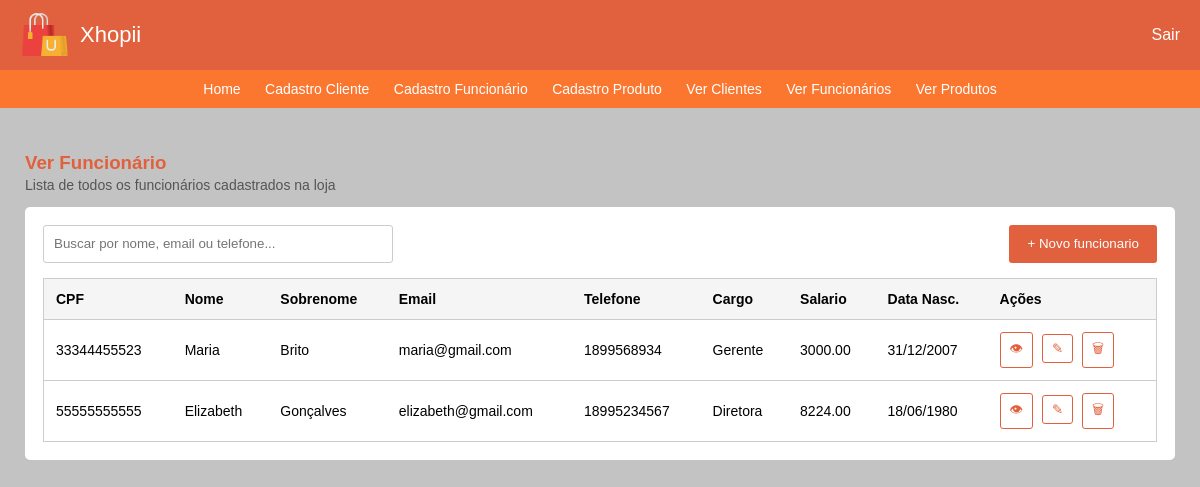
The app's page /view/ver_funcionarios.php with its own data.
### tables this page shows
CREATE TABLE `funcionario` (
  `cpf` varchar(15) NOT NULL,
  `nome` varchar(60) NOT NULL,
  `sobrenome` varchar(60) NOT NULL,
  `dataNasc` date NOT NULL,
  `telefone` varchar(15) NOT NULL,
  `cargo` varchar(50) NOT NULL,
  `salario` decimal(10,2) NOT NULL,
  `email` varchar(50) NOT NULL,
  `senha` varchar(20) NOT NULL,
  `foto_perfil` longblob DEFAULT NULL
);

### model/BancoDeDados.php (called while the page is built, shortened)
<?php
class BancoDeDados{
    private $host;
    private $login;
    private $senha;
    private $dataBase;
    public function __construct($Host, $Login, $Senha, $DataBase){
        $this->host = $Host;
        $this->login = $Login;
        $this->senha = $Senha;
        $this->dataBase = $DataBase;
    }
    public function conectarBD(){
        $conexao = mysqli_connect($this->host,$this->login,$this->senha,$this->dataBase);
        return($conexao);
    }
public function retornarFuncionarios(){
    $conexao = $this->conectarBD();
    $consulta = "SELECT * FROM funcionario";
    $listaFuncionario = mysqli_query($conexao,$consulta);
    return $listaFuncionario;
}
}
?>

### view/ver_funcionarios.php (the view, shortened to what this page needs)
<?php
require_once("../model/BancoDeDados.php");
$banco = new BancoDeDados("localhost", "root", "", "xhoppi");
$funcionarios = $banco->retornarFuncionarios();
?>
<!DOCTYPE html>
<html lang="pt-BR">
<head>
    <link rel="stylesheet" href="../CSS/ver_cliente.css">
    <link rel="stylesheet" href="../CSS/rodape.css">
</head>
<body>
<header>
    <section class="cabecalho-logo">
        <img src="../img/logo.png">
        <p>Xhopii</p>
    </section>
    <a href="logout.php" id="sair">Sair</a>
</header>
<nav>
    <a href="home-page.php">Home</a>
    <a href="cadastro_cliente.php">Cadastro Cliente</a>
    <a href="cadastro_funcionario.php">Cadastro Funcionário</a>
    <a href="cadastro_produto.php">Cadastro Produto</a>
    <a href="ver_cliente.php">Ver Clientes</a>
    <a href="#">Ver Funcionários</a>
    <a href="produtos.php">Ver Produtos</a>
</nav>
<section class="area-clientes">
    <section class="titulo-clientes">
        <h1>Ver Funcionário</h1>
        <p>Lista de todos os funcionários cadastrados na loja</p>
    </section>
    <section class="card-clientes">
        <section class="filtros-clientes">
            <input type="text" placeholder="Buscar por nome, email ou telefone...">
            <a href="cadastro_funcionario.php">
                <button>+ Novo funcionario</button>
            </a>
        </section>
        <table>
            <thead>
                <tr>
                    <th>CPF</th>
                    <th>Nome</th>
                    <th>Sobrenome</th>
                    <th>Email</th>
                    <th>Telefone</th>
                    <th>Cargo</th>
                    <th>Salario</th>
                    <th>Data Nasc.</th>
                    <th>Ações</th>
                </tr>
            </thead>
            <tbody>
                <?php while($funcionario = mysqli_fetch_assoc($funcionarios)){ ?>
                    <tr>
                        <td><?php echo $funcionario['cpf']; ?></td>
                        <td><?php echo $funcionario['nome']; ?></td>
                        <td><?php echo $funcionario['sobrenome']; ?></td>
                        <td><?php echo $funcionario['email']; ?></td>
                        <td><?php echo $funcionario['telefone']; ?></td>
                        <td><?php echo $funcionario['cargo']; ?></td>
                        <td><?php echo $funcionario['salario']; ?></td>
                        <td><?php echo date("d/m/Y", strtotime($funcionario['dataNasc'])); ?></td>
                        <td class="acoes">
                            <button>👁</button>
                            <button>✎</button>
                            <button>🗑</button>
                        </td>
                    </tr>
                <?php } ?>
            </tbody>
        </table>
    </section>
</section>
</body>
</html>

### CSS/ver_cliente.css (style rules this page uses)
* { box-sizing: border-box; }
body { margin: 0; font-family: Arial, Helvetica, sans-serif; background-color: rgb(195, 195, 195); }
header { background-color: rgb(225, 96, 61); width: 100%; padding: 0px 20px; display: flex; justify-content: space-between; align-items: center; }
header .cabecalho-logo { display: flex; align-items: center; gap: 10px; }
header .cabecalho-logo img { width: 50px; }
header .cabecalho-logo p { color: white; font-size: 22px; }
header #sair { color: white; font-size: 16px; text-decoration: none; }
nav { background-color: rgb(251, 119, 48); width: 100%; padding: 10px; text-align: center; }
nav a { margin: 0 10px; text-decoration: none; color: white; font-size: 14px; }
.area-clientes { padding: 25px; }
.titulo-clientes h1 { color: rgb(225, 96, 61); margin-bottom: 3px; }
.titulo-clientes p { color: #555; margin-top: 0; font-size: 14px; }
.card-clientes { background-color: white; border-radius: 5px; padding: 18px; }
.filtros-clientes { display: flex; justify-content: space-between; margin-bottom: 15px; }
.filtros-clientes input { width: 350px; height: 38px; border: 1px solid #ccc; border-radius: 3px; padding: 10px; outline: none; }
.filtros-clientes button { height: 38px; border: none; background-color: rgb(225, 96, 61); color: white; padding: 0 18px; border-radius: 3px; cursor: pointer; }
table { width: 100%; border-collapse: collapse; border: 1px solid #ccc; }
th { background-color: #f5f5f5; padding: 12px; text-align: left; font-size: 14px; }
td { padding: 12px; border-top: 1px solid #ccc; font-size: 14px; }
.acoes button { border: 1px solid rgb(225, 96, 61); background-color: white; color: rgb(225, 96, 61); padding: 6px 9px; border-radius: 3px; cursor: pointer; margin-right: 5px; }

### CSS/rodape.css (style rules this page uses)
body { margin: 0; font-family: Arial, Helvetica, sans-serif; }

### records on screen
funcionario: cpf "33344455523", nome "Maria", sobrenome "Brito", email "maria@gmail.com", telefone "1899568934", cargo "Gerente", salario "3000.00", dataNasc "31/12/2007"
funcionario: cpf "55555555555", nome "Elizabeth", sobrenome "Gonçalves", email "elizabeth@gmail.com", telefone "18995234567", cargo "Diretora", salario "8224.00", dataNasc "18/06/1980"
